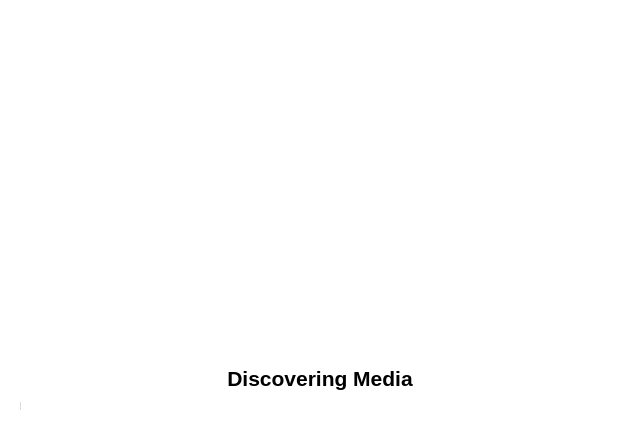
<?xml version="1.0" encoding="UTF-8"?>
<ui version="4.0">
 <class>ReindexScreen</class>
 <widget class="QWidget" name="ReindexScreen">
  <property name="geometry">
   <rect>
    <x>0</x>
    <y>0</y>
    <width>640</width>
    <height>440</height>
   </rect>
  </property>
  <property name="sizePolicy">
   <sizepolicy hsizetype="Expanding" vsizetype="Expanding">
    <horstretch>0</horstretch>
    <verstretch>0</verstretch>
   </sizepolicy>
  </property>
  <property name="minimumSize">
   <size>
    <width>640</width>
    <height>440</height>
   </size>
  </property>
  <property name="maximumSize">
   <size>
    <width>640</width>
    <height>440</height>
   </size>
  </property>
  <property name="windowTitle">
   <string>Form</string>
  </property>
  <property name="styleSheet">
   <string notr="true">background: #ffffff; border: none;</string>
  </property>
  <property name="windowFilePath">
   <string>background: #ffffff;</string>
  </property>
  <layout class="QVBoxLayout" name="verticalLayout">
   <property name="bottomMargin">
    <number>20</number>
   </property>
   <item>
    <widget class="QWidget" name="widget_2" native="true">
     <layout class="QVBoxLayout" name="verticalLayout_3">
      <item>
       <widget class="QWidget" name="widget_3" native="true">
        <property name="sizePolicy">
         <sizepolicy hsizetype="Preferred" vsizetype="Expanding">
          <horstretch>0</horstretch>
          <verstretch>0</verstretch>
         </sizepolicy>
        </property>
        <layout class="QHBoxLayout" name="horizontalLayout">
         <item>
          <widget class="QLabel" name="label_2">
           <property name="sizePolicy">
            <sizepolicy hsizetype="Maximum" vsizetype="Maximum">
             <horstretch>0</horstretch>
             <verstretch>0</verstretch>
            </sizepolicy>
           </property>
           <property name="minimumSize">
            <size>
             <width>200</width>
             <height>200</height>
            </size>
           </property>
           <property name="maximumSize">
            <size>
             <width>200</width>
             <height>200</height>
            </size>
           </property>
           <property name="text">
            <string/>
           </property>
           <property name="pixmap">
            <pixmap resource="../assets.qrc">:/app/assets/sync.png</pixmap>
           </property>
           <property name="scaledContents">
            <bool>true</bool>
           </property>
           <property name="alignment">
            <set>Qt::AlignCenter</set>
           </property>
          </widget>
         </item>
        </layout>
       </widget>
      </item>
     </layout>
    </widget>
   </item>
   <item>
    <widget class="QWidget" name="widget" native="true">
     <property name="sizePolicy">
      <sizepolicy hsizetype="Preferred" vsizetype="Maximum">
       <horstretch>0</horstretch>
       <verstretch>0</verstretch>
      </sizepolicy>
     </property>
     <layout class="QVBoxLayout" name="verticalLayout_2">
      <property name="spacing">
       <number>10</number>
      </property>
      <property name="bottomMargin">
       <number>9</number>
      </property>
      <item>
       <widget class="QLabel" name="label">
        <property name="sizePolicy">
         <sizepolicy hsizetype="Expanding" vsizetype="Maximum">
          <horstretch>0</horstretch>
          <verstretch>0</verstretch>
         </sizepolicy>
        </property>
        <property name="font">
         <font>
          <pointsize>16</pointsize>
          <bold>true</bold>
         </font>
        </property>
        <property name="styleSheet">
         <string notr="true">background: transparent;</string>
        </property>
        <property name="text">
         <string>Discovering Media</string>
        </property>
        <property name="alignment">
         <set>Qt::AlignCenter</set>
        </property>
       </widget>
      </item>
      <item>
       <widget class="QProgressBar" name="Progress">
        <property name="maximumSize">
         <size>
          <width>16777215</width>
          <height>10</height>
         </size>
        </property>
        <property name="styleSheet">
         <string notr="true">QProgressBar {
  border-radius: 5px;
  background: #aaaaaa;
}
QProgressBar::chunk {
  width: 1px;&quot;
}</string>
        </property>
        <property name="value">
         <number>0</number>
        </property>
        <property name="textVisible">
         <bool>false</bool>
        </property>
       </widget>
      </item>
     </layout>
    </widget>
   </item>
  </layout>
 </widget>
 <resources>
  <include location="../assets.qrc"/>
 </resources>
 <connections/>
</ui>
